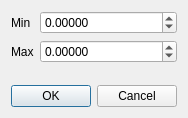
<?xml version="1.0" encoding="UTF-8"?>
<ui version="4.0">
 <class>ClampDataDlg</class>
 <widget class="QDialog" name="ClampDataDlg">
  <property name="geometry">
   <rect>
    <x>0</x>
    <y>0</y>
    <width>185</width>
    <height>118</height>
   </rect>
  </property>
  <property name="windowTitle">
   <string>Clamp data</string>
  </property>
  <layout class="QVBoxLayout" name="verticalLayout">
   <item>
    <layout class="QFormLayout" name="formLayout">
     <item row="0" column="0">
      <widget class="QLabel" name="label">
       <property name="text">
        <string>Min</string>
       </property>
      </widget>
     </item>
     <item row="1" column="0">
      <widget class="QLabel" name="label_2">
       <property name="text">
        <string>Max</string>
       </property>
      </widget>
     </item>
     <item row="0" column="1">
      <widget class="QDoubleSpinBox" name="doubleSpinBox_min">
       <property name="toolTip">
        <string>Smallest allowed value in the image</string>
       </property>
       <property name="decimals">
        <number>5</number>
       </property>
       <property name="minimum">
        <double>-999999.000000000000000</double>
       </property>
       <property name="maximum">
        <double>999999.000000000000000</double>
       </property>
      </widget>
     </item>
     <item row="1" column="1">
      <widget class="QDoubleSpinBox" name="doubleSpinBox_max">
       <property name="toolTip">
        <string>Greatest allowed value in the image</string>
       </property>
       <property name="decimals">
        <number>5</number>
       </property>
       <property name="minimum">
        <double>-999999.000000000000000</double>
       </property>
       <property name="maximum">
        <double>999999.000000000000000</double>
       </property>
      </widget>
     </item>
    </layout>
   </item>
   <item>
    <widget class="QDialogButtonBox" name="buttonBox">
     <property name="orientation">
      <enum>Qt::Horizontal</enum>
     </property>
     <property name="standardButtons">
      <set>QDialogButtonBox::Cancel|QDialogButtonBox::Ok</set>
     </property>
    </widget>
   </item>
  </layout>
 </widget>
 <resources/>
 <connections>
  <connection>
   <sender>buttonBox</sender>
   <signal>accepted()</signal>
   <receiver>ClampDataDlg</receiver>
   <slot>accept()</slot>
   <hints>
    <hint type="sourcelabel">
     <x>248</x>
     <y>254</y>
    </hint>
    <hint type="destinationlabel">
     <x>157</x>
     <y>274</y>
    </hint>
   </hints>
  </connection>
  <connection>
   <sender>buttonBox</sender>
   <signal>rejected()</signal>
   <receiver>ClampDataDlg</receiver>
   <slot>reject()</slot>
   <hints>
    <hint type="sourcelabel">
     <x>316</x>
     <y>260</y>
    </hint>
    <hint type="destinationlabel">
     <x>286</x>
     <y>274</y>
    </hint>
   </hints>
  </connection>
 </connections>
</ui>
